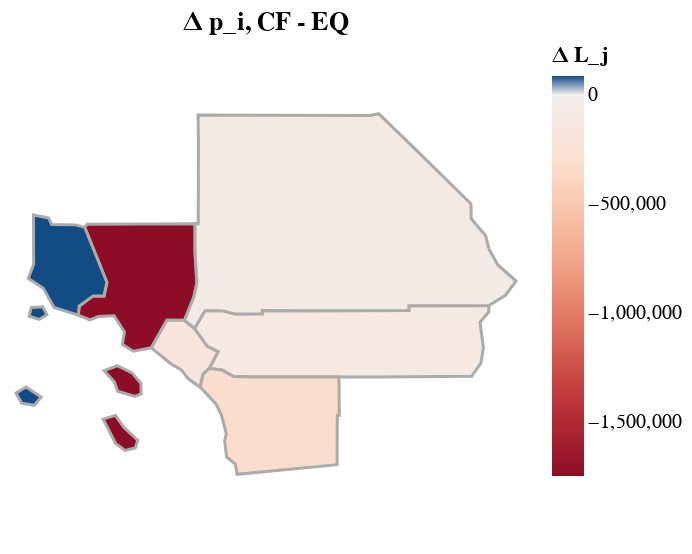

Here is the notebook cell this chart was saved with:
### Code cell
map_L_j_diff

### Figure 1 — Vega-Lite specification as saved in the notebook (floating-point values rounded to 4 significant figures)
{"config": {"view": {"continuousWidth": 300, "continuousHeight": 300}}, "data": {"values": [{"type": "Feature", "geometry": {"type": "MultiPolygon", "coordinates": [[[[-118.1, 33.69], [-118.3, 33.66], [-118.5, 33.73], [-118.4, 33.84], [-118.6, 33.99], [-118.7, 33.98], [-118.8, 33.95], [-119.0, 33.99], [-118.9, 34.07], [-118.8, 34.17], [-118.7, 34.17], [-118.6, 34.29], [-118.9, 34.79], [-118.9, 34.82], [-117.7, 34.82], [-117.7, 34.56], [-117.6, 34.29], [-117.7, 34.16], [-117.8, 33.95], [-118.0, 33.95], [-118.1, 33.69]]], [[[-118.7, 33.49], [-118.5, 33.53], [-118.4, 33.46], [-118.3, 33.37], [-118.3, 33.27], [-118.3, 33.25], [-118.5, 33.3], [-118.6, 33.38], [-118.7, 33.49]]], [[[-118.7, 33.04], [-118.5, 33.07], [-118.4, 32.96], [-118.3, 32.85], [-118.3, 32.77], [-118.4, 32.75], [-118.5, 32.81], [-118.7, 33.04]]]]}, "properties": {"county_j_name": "Los Angeles", "county_j": 0, "w_j_emp_data": 83554, "w_j_county_data": 378140908586, "L_j_data": 4525711, "_n_firms_j_data": 572385, "w_j_emp_norm_data": 1.061, "w_j_county_norm_data": 1.061, "L_j_cf": 2781000.0, "diff_L_j": -1745000.0, "FID": 1993}}, {"type": "Feature", "geometry": {"type": "Polygon", "coordinates": [[[-117.8, 33.95], [-117.7, 33.87], [-117.5, 33.71], [-117.4, 33.66], [-117.5, 33.51], [-117.6, 33.45], [-117.6, 33.33], [-117.7, 33.41], [-117.8, 33.49], [-117.9, 33.55], [-118.1, 33.69], [-118.0, 33.95], [-117.8, 33.95]]]}, "properties": {"county_j_name": "Orange", "county_j": 1, "w_j_emp_data": 81403, "w_j_county_data": 135232345686, "L_j_data": 1661276, "_n_firms_j_data": 148394, "w_j_emp_norm_data": 1.034, "w_j_county_norm_data": 1.034, "L_j_cf": 1472000.0, "diff_L_j": -189000.0, "FID": 362}}, {"type": "Feature", "geometry": {"type": "Polygon", "coordinates": [[[-116.1, 33.43], [-117.0, 33.43], [-117.2, 33.43], [-117.4, 33.49], [-117.5, 33.51], [-117.4, 33.66], [-117.5, 33.71], [-117.7, 33.87], [-117.6, 34.03], [-117.4, 34.03], [-117.2, 34.0], [-116.9, 34.0], [-116.9, 34.03], [-116.3, 34.03], [-115.3, 34.03], [-115.3, 34.08], [-114.4, 34.08], [-114.4, 34.02], [-114.5, 33.93], [-114.5, 33.7], [-114.5, 33.55], [-114.6, 33.43], [-115.6, 33.43], [-116.1, 33.43]]]}, "properties": {"county_j_name": "Riverside", "county_j": 2, "w_j_emp_data": 59734, "w_j_county_data": 50202249277, "L_j_data": 840433, "_n_firms_j_data": 86446, "w_j_emp_norm_data": 0.7587, "w_j_county_norm_data": 0.7587, "L_j_cf": 729300.0, "diff_L_j": -111100.0, "FID": 2943}}, {"type": "Feature", "geometry": {"type": "Polygon", "coordinates": [[[-117.7, 33.87], [-117.8, 33.95], [-117.7, 34.16], [-117.6, 34.29], [-117.7, 34.56], [-117.7, 34.82], [-117.6, 34.82], [-117.6, 35.56], [-117.6, 35.8], [-116.9, 35.8], [-115.7, 35.79], [-115.6, 35.81], [-115.3, 35.5], [-114.6, 35.0], [-114.6, 34.87], [-114.5, 34.71], [-114.4, 34.59], [-114.3, 34.45], [-114.1, 34.3], [-114.3, 34.17], [-114.4, 34.08], [-115.3, 34.08], [-115.3, 34.03], [-116.3, 34.03], [-116.9, 34.03], [-116.9, 34.0], [-117.2, 34.0], [-117.4, 34.03], [-117.6, 34.03], [-117.7, 33.87]]]}, "properties": {"county_j_name": "San Bernardino", "county_j": 3, "w_j_emp_data": 62368, "w_j_county_data": 52757761723, "L_j_data": 845908, "_n_firms_j_data": 77170, "w_j_emp_norm_data": 0.7921, "w_j_county_norm_data": 0.7921, "L_j_cf": 757100.0, "diff_L_j": -88850.0, "FID": 817}}, {"type": "Feature", "geometry": {"type": "Polygon", "coordinates": [[[-117.6, 33.33], [-117.6, 33.45], [-117.5, 33.51], [-117.4, 33.49], [-117.2, 33.43], [-117.0, 33.43], [-116.1, 33.43], [-116.1, 33.07], [-116.1, 33.07], [-116.1, 32.62], [-117.2, 32.53], [-117.2, 32.62], [-117.3, 32.69], [-117.3, 32.84], [-117.3, 32.9], [-117.4, 33.08], [-117.4, 33.18], [-117.6, 33.33]]]}, "properties": {"county_j_name": "San Diego", "county_j": 4, "w_j_emp_data": 82854, "w_j_county_data": 127309240480, "L_j_data": 1536541, "_n_firms_j_data": 133031, "w_j_emp_norm_data": 1.052, "w_j_county_norm_data": 1.052, "L_j_cf": 1222000.0, "diff_L_j": -315000.0, "FID": 1896}}, {"type": "Feature", "geometry": {"type": "MultiPolygon", "coordinates": [[[[-119.4, 34.9], [-119.3, 34.87], [-119.2, 34.81], [-119.0, 34.81], [-118.9, 34.79], [-118.6, 34.29], [-118.7, 34.17], [-118.8, 34.17], [-118.9, 34.07], [-119.0, 33.99], [-119.2, 34.06], [-119.3, 34.24], [-119.5, 34.33], [-119.4, 34.46], [-119.4, 34.9]]], [[[-119.5, 34.06], [-119.3, 34.07], [-119.3, 34.0], [-119.4, 33.95], [-119.5, 33.98], [-119.5, 34.06]]], [[[-119.6, 33.28], [-119.5, 33.33], [-119.4, 33.24], [-119.4, 33.17], [-119.6, 33.19], [-119.6, 33.28]]]]}, "properties": {"county_j_name": "Ventura", "county_j": 5, "w_j_emp_data": 70487, "w_j_county_data": 23702861713, "L_j_data": 336272, "_n_firms_j_data": 31435, "w_j_emp_norm_data": 0.8953, "w_j_county_norm_data": 0.8953, "L_j_cf": 422000.0, "diff_L_j": 85710.0, "FID": 963}}]}, "mark": {"type": "geoshape", "stroke": "#ababab", "strokeWidth": 1.5}, "encoding": {"color": {"field": "properties.diff_L_j", "scale": {"domainMid": 0, "scheme": "redblue"}, "title": "Δ L_j", "type": "quantitative"}}, "height": 250, "projection": {"type": "mercator"}, "title": "Δ p_i, CF - EQ", "width": 250, "$schema": "https://vega.github.io/schema/vega-lite/v5.20.1.json"}
